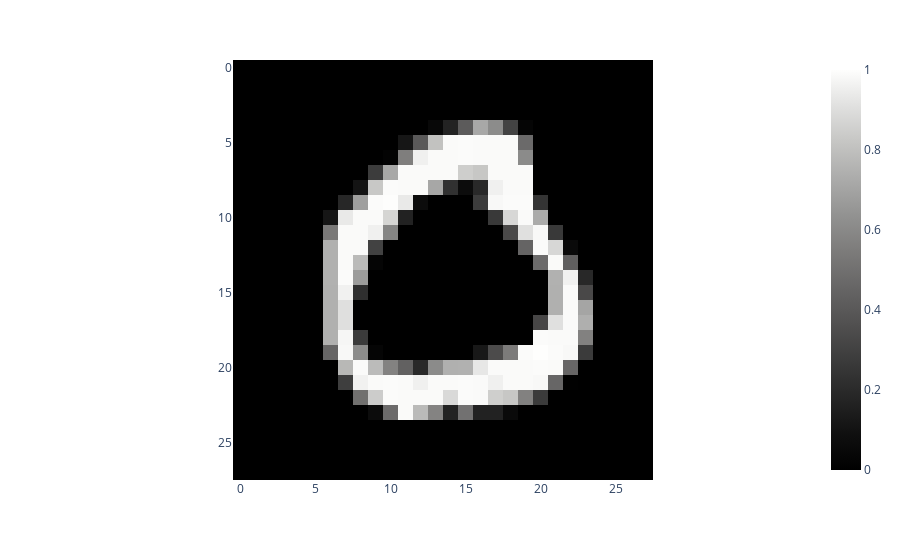

Notebook source saved alongside this figure:
### Code cell
# Just showing one of the images as an example
row = 0
img_data = train_data_features.iloc[row].values
classification = train_data_labels[row]
print("Classification for row " + str(row) + " is: " + str(classification))
view_image(img_data, 28, 28, 'gray')

### Figure 1 — Plotly figure (JSON) as saved in the notebook; plotly's stock layout.template omitted (floating-point values rounded to 4 significant figures; data arrays with more than 128 entries replaced by an {"elided": "..."} marker saying what was removed)
{"data": [{"coloraxis": "coloraxis", "hovertemplate": "x: %{x}<br>y: %{y}<br>color: %{z}<extra></extra>", "name": "0", "type": "heatmap", "xaxis": "x", "yaxis": "y", "z": {"elided": "28x28 float values"}}], "layout": {"coloraxis": {"colorscale": [[0, "rgb(0, 0, 0)"], [0.09091, "rgb(16, 16, 16)"], [0.1818, "rgb(38, 38, 38)"], [0.2727, "rgb(59, 59, 59)"], [0.3636, "rgb(81, 80, 80)"], [0.4545, "rgb(102, 101, 101)"], [0.5455, "rgb(124, 123, 122)"], [0.6364, "rgb(146, 146, 145)"], [0.7273, "rgb(171, 171, 170)"], [0.8182, "rgb(197, 197, 195)"], [0.9091, "rgb(224, 224, 223)"], [1, "rgb(254, 254, 253)"]]}, "margin": {"t": 60}, "xaxis": {"anchor": "y", "constrain": "domain", "domain": [0, 1], "scaleanchor": "y"}, "yaxis": {"anchor": "x", "autorange": "reversed", "constrain": "domain", "domain": [0, 1]}}}
